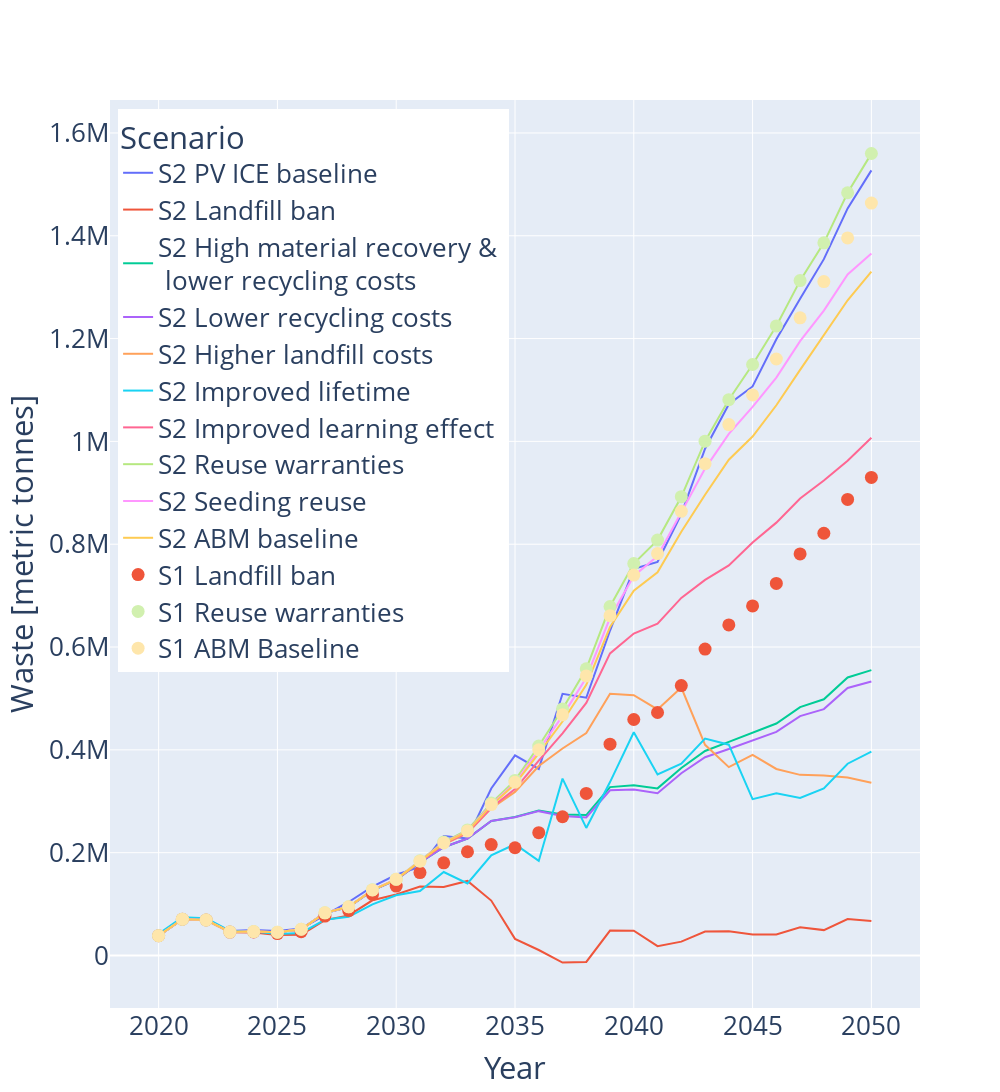

The cell this chart's notebook holds for it:
### Code cell
#use max and min lines from simulation 1 for simulation 2 yearly waste

#simulation 2 lines
filter_col = [col for col in USyearly if (col.startswith('Waste_Module_ABM_Simulation2'))]
df2 = USyearly[filter_col]
df2 = df2.set_axis(pretty_scenarios, axis=1)
df2['year'] = list(range(1995,2051))
df2 = df2.melt(id_vars = 'year')
df2 = df2[df2.year.isin(list(range(2020,2051)))]

#simulation 1 lines
filter_col = [col for col in USyearly if (col.startswith('Waste_Module_ABM_Simulation1'))]
df1 = USyearly[filter_col]
df1 = df1.set_axis(pretty_scenarios, axis=1)
df1['year'] = list(range(1995,2051))
df1 = df1.melt(id_vars = 'year')
df1 = df1[df1.year.isin(list(range(2020,2051)))]
s1_landfill_ban = list(df1[df1.variable.isin(['Landfill ban'])].loc[:,'value'].values) #max value from sim 1
s1_reuse_warranties = list(df1[df1.variable.isin(['Reuse warranties'])].loc[:,'value'].values) #min value from sim 1
s1_abm_baseline = list(df1[df1.variable.isin(['ABM baseline'])].loc[:,'value'].values) #abm baseline from sim 1

fig = go.Figure()

for myscenario in pretty_scenarios:
    y_values = list(df2[df2.variable.isin([myscenario])].loc[:,'value'].values)
    fig.add_trace(go.Scatter(x=list(range(2020,2051)), y=y_values,
                    mode='lines',
                    name='S2 '+ myscenario))
    
fig.add_trace(go.Scatter(x=list(range(2020,2051)), y=s1_landfill_ban,
                    mode='markers',
                    name='S1 Landfill ban', 
                    marker_color='rgba(239, 85, 58, 1)',
                    marker=dict(size=13)))
fig.add_trace(go.Scatter(x=list(range(2020,2051)), y=s1_reuse_warranties,
                    mode='markers',
                    name='S1 Reuse warranties',
                    marker_color='rgba(209, 240, 175, 1)',
                     marker=dict(size=13)))
fig.add_trace(go.Scatter(x=list(range(2020,2051)), y=s1_abm_baseline,
                    mode='markers',
                    name= 'S1 ABM Baseline', 
                    marker_color='rgba(254, 230, 171, 1)',
                    marker=dict(size=13)))

fig.update_layout(#title_text='Simulations 1 & 2: Yearly Waste', title_x=0.5, 
                 xaxis_title="Year",
    yaxis_title="Waste [metric tonnes]",
    legend_title="Scenario")
fig.update_layout(font=dict(size=26), height = 1100, width = 1000)
fig.update_layout(legend=dict(
    yanchor="top",
    y=0.99,
    xanchor="left",
    x=0.01
))
fig.show()
